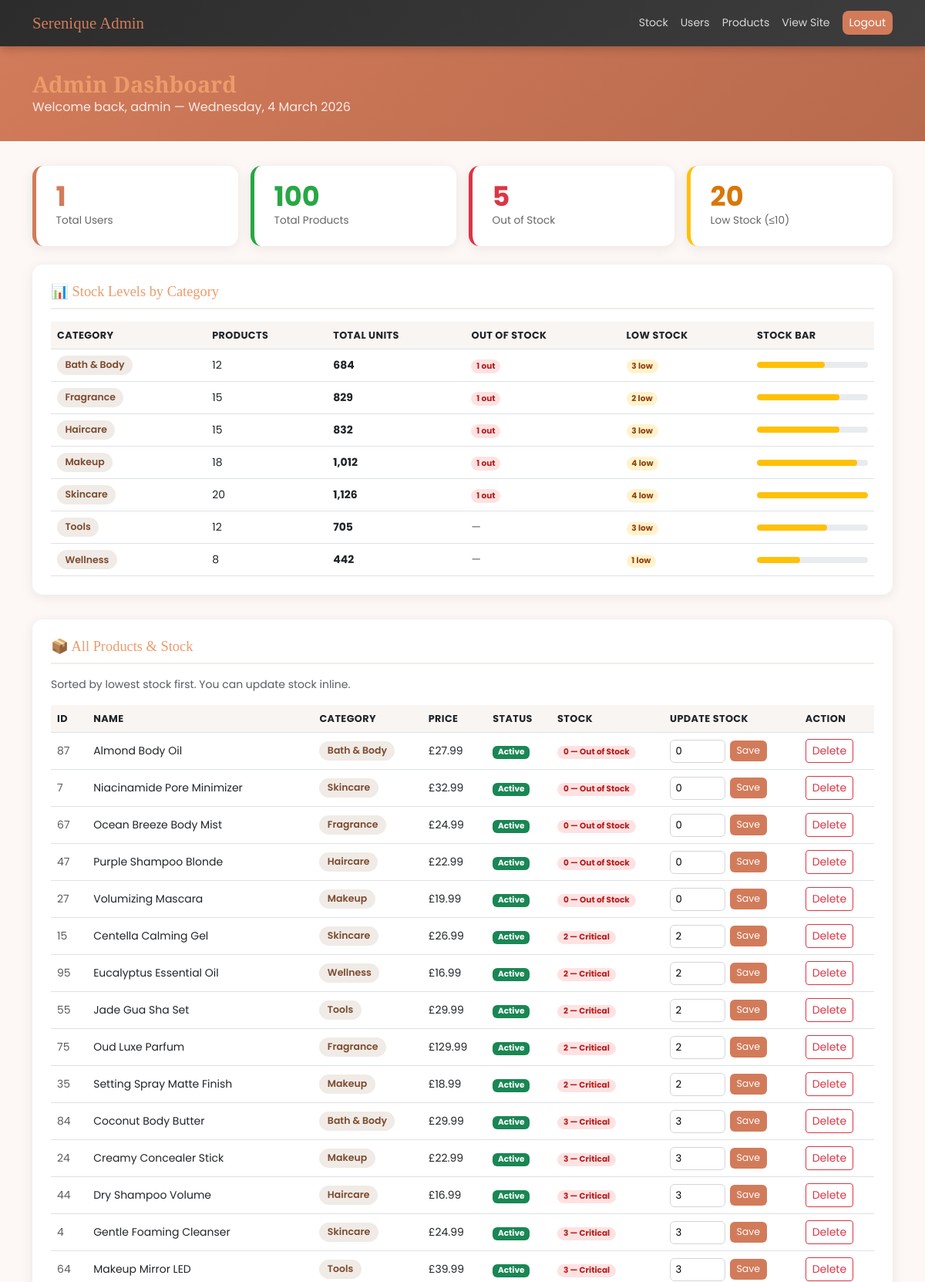
Page /admin/dashboard.php (signed in, upper part) on the committed database.
### tables this page shows
CREATE TABLE products (
    id          INT AUTO_INCREMENT PRIMARY KEY,
    name        VARCHAR(255)    NOT NULL,
    price       DECIMAL(10,2)   NOT NULL,
    description TEXT,
    category    VARCHAR(100),
    image       VARCHAR(255)    DEFAULT 'assets/images/products/default.svg',
    stock       INT             NOT NULL DEFAULT 50,
    is_active   TINYINT(1)      NOT NULL DEFAULT 1,
    is_featured TINYINT(1)      NOT NULL DEFAULT 0,
    posted_by   INT             NOT NULL,
    created_at  TIMESTAMP       DEFAULT CURRENT_TIMESTAMP,
    FOREIGN KEY (posted_by) REFERENCES users(id) ON DELETE CASCADE,
    INDEX idx_category  (category),
    INDEX idx_posted_by (posted_by),
    INDEX idx_is_active (is_active)
);

### session.php (called while the page is built, shortened)
<?php
require_once __DIR__ . '/includes/config.php';
function isLoggedIn() {
    return isset($_SESSION['user_id']) && !empty($_SESSION['user_id']);
}
function getCurrentUsername() {
    return isLoggedIn() ? $_SESSION['username'] : null;
}
?>

### includes/config.php (called while the page is built, shortened)
<?php
function e($data) {
    return htmlspecialchars($data ?? '', ENT_QUOTES, 'UTF-8');
}
?>

### admin/dashboard.php (the view, shortened to what this page needs)
<?php
require_once __DIR__ . '/../session.php';
$conn = getDB();
$users    = $conn->query("SELECT * FROM users ORDER BY created_at DESC")->fetch_all(MYSQLI_ASSOC);
$products = $conn->query("
    SELECT p.*, u.username AS seller_name
    FROM   products p
    LEFT   JOIN users u ON p.posted_by = u.id
    ORDER  BY p.stock ASC, p.name ASC
")->fetch_all(MYSQLI_ASSOC);
$catStock = $conn->query("
    SELECT category,
           SUM(stock)                           AS total_stock,
           COUNT(*)                             AS product_count,
           SUM(CASE WHEN stock = 0  THEN 1 ELSE 0 END) AS out_of_stock,
           SUM(CASE WHEN stock > 0 AND stock <= 10 THEN 1 ELSE 0 END) AS low_stock
    FROM   products
    GROUP  BY category
    ORDER  BY category
")->fetch_all(MYSQLI_ASSOC);
$userCount      = count($users);
$productCount   = count($products);
$outOfStock     = count(array_filter($products, fn($p) => (int)$p['stock'] === 0));
$lowStock       = count(array_filter($products, fn($p) => (int)$p['stock'] > 0 && (int)$p['stock'] <= 10));
?>
<!DOCTYPE html>
<html lang="en">
<head>
    <?php include __DIR__ . '/../includes/header.php'; ?>
</head>
<body>
<nav class="admin-topbar">
    <div class="container d-flex justify-content-between align-items-center">
        <span class="brand">Serenique Admin</span>
        <div class="d-flex gap-3 align-items-center">
            <a href="#stock"    class="nav-link">Stock</a>
            <a href="#users"    class="nav-link">Users</a>
            <a href="#products" class="nav-link">Products</a>
            <a href="../homepage.php" class="nav-link">View Site</a>
            <a href="../logout.php"   class="btn btn-sm" style="background:var(--admin-primary);color:#fff;border-radius:8px;">Logout</a>
        </div>
    </div>
</nav>
<div class="page-hero">
    <div class="container d-flex justify-content-between align-items-center flex-wrap gap-2">
        <div>
            <h1>Admin Dashboard</h1>
            <p>Welcome back, <?php echo e(getCurrentUsername()); ?> &mdash; <?php echo date('l, j F Y'); ?></p>
        </div>
    </div>
</div>
<main class="container pb-5">
    <div class="row g-3 mb-4">
        <div class="col-6 col-md-3">
            <div class="stat-card primary">
                <div class="stat-num"><?php echo $userCount; ?></div>
                <div class="stat-lbl">Total Users</div>
            </div>
        </div>
        <div class="col-6 col-md-3">
            <div class="stat-card success">
                <div class="stat-num"><?php echo $productCount; ?></div>
                <div class="stat-lbl">Total Products</div>
            </div>
        </div>
        <div class="col-6 col-md-3">
            <div class="stat-card danger">
                <div class="stat-num"><?php echo $outOfStock; ?></div>
                <div class="stat-lbl">Out of Stock</div>
            </div>
        </div>
        <div class="col-6 col-md-3">
            <div class="stat-card warning">
                <div class="stat-num"><?php echo $lowStock; ?></div>
                <div class="stat-lbl">Low Stock (&le;10)</div>
            </div>
        </div>
    </div>
    <div id="stock" class="section-card">
        <h3>📊 Stock Levels by Category</h3>
        <div class="table-responsive">
            <table class="table table-hover mb-0">
                <thead>
                    <tr>
                        <th>Category</th>
                        <th>Products</th>
                        <th>Total Units</th>
                        <th>Out of Stock</th>
                        <th>Low Stock</th>
                        <th>Stock Bar</th>
                    </tr>
                </thead>
                <tbody>
                    <?php
                    $maxCatStock = max(array_column($catStock, 'total_stock') ?: [1]);
                    foreach ($catStock as $cat):
                        $pct = $maxCatStock > 0 ? ($cat['total_stock'] / $maxCatStock * 100) : 0;
                        $barColor = '#28a745';
                        if ($cat['out_of_stock'] > 0 && $cat['out_of_stock'] >= $cat['product_count'] * 0.5) $barColor = '#dc3545';
                        elseif ($cat['low_stock'] > 0) $barColor = '#ffc107';
                    ?>
                    <tr>
                        <td><span class="cat-pill"><?php echo e($cat['category'] ?? 'Uncategorised'); ?></span></td>
                        <td><?php echo $cat['product_count']; ?></td>
                        <td><strong><?php echo number_format($cat['total_stock']); ?></strong></td>
                        <td>
                            <?php if ($cat['out_of_stock'] > 0): ?>
                                <span class="badge badge-out rounded-pill"><?php echo $cat['out_of_stock']; ?> out</span>
                            <?php else: ?>
                                <span class="text-muted">—</span>
                            <?php endif; ?>
                        </td>
                        <td>
                            <?php if ($cat['low_stock'] > 0): ?>
                                <span class="badge badge-low rounded-pill"><?php echo $cat['low_stock']; ?> low</span>
                            <?php else: ?>
                                <span class="text-muted">—</span>
                            <?php endif; ?>
                        </td>
                        <td style="width:160px">
                            <div class="stock-bar">
                                <div class="stock-bar-fill" style="width:<?php echo round($pct); ?>%;background:<?php echo $barColor; ?>"></div>
                            </div>
                        </td>
                    </tr>
                    <?php endforeach; ?>
                </tbody>
            </table>
        </div>
    </div>
    <div id="products" class="section-card">
        <h3>📦 All Products &amp; Stock</h3>
        <p class="text-muted small mb-3">Sorted by lowest stock first. You can update stock inline.</p>
        <div class="table-responsive">
            <table class="table table-hover mb-0">
                <thead>
                    <tr>
                        <th>ID</th>
                        <th>Name</th>
                        <th>Category</th>
                        <th>Price</th>
                        <th>Status</th>
                        <th>Stock</th>
                        <th>Update Stock</th>
                        <th>Action</th>
                    </tr>
                </thead>
                <tbody>
                    <?php foreach ($products as $p):
                        $stock = (int)$p['stock'];
                        if ($stock === 0)       { $badgeCls = 'badge-out';  $label = 'Out of Stock'; }
                        elseif ($stock <= 5)    { $badgeCls = 'badge-out';  $label = 'Critical'; }
                        elseif ($stock <= 10)   { $badgeCls = 'badge-low';  $label = 'Low'; }
                        elseif ($stock <= 50)   { $badgeCls = 'badge-ok';   $label = 'Good'; }
                        else                    { $badgeCls = 'badge-high'; $label = 'High'; }
                    ?>
                    <tr>
                        <td class="text-muted"><?php echo $p['id']; ?></td>
                        <td><?php echo e($p['name']); ?></td>
                        <td><span class="cat-pill"><?php echo e($p['category'] ?? '—'); ?></span></td>
                        <td>£<?php echo number_format($p['price'], 2); ?></td>
                        <td>
                            <span class="badge <?php echo $p['is_active'] ? 'bg-success' : 'bg-secondary'; ?>">
                                <?php echo $p['is_active'] ? 'Active' : 'Inactive'; ?>
                            </span>
                        </td>
                        <td>
                            <span class="badge <?php echo $badgeCls; ?> rounded-pill px-2">
                                <?php echo $stock; ?> &mdash; <?php echo $label; ?>
                            </span>
                        </td>
                        <td>
                            <form method="POST" class="inline-stock-form">
                                <input type="number"  name="new_stock"  value="<?php echo $stock; ?>" min="0" max="9999">
                                <button type="submit">Save</button>
                            </form>
                        </td>
                        <td>
                            <form method="POST" class="d-inline" onsubmit="return confirm('Delete <?php echo e(addslashes($p['name'])); ?>?');">
                                <button type="submit" class="btn btn-sm btn-outline-danger">Delete</button>
                            </form>
                        </td>
                    </tr>
                    <?php endforeach; ?>
                </tbody>
            </table>
        </div>
    </div>
</main>
</body>
</html>

### frontend/home.css (style rules this page uses)
:root { --bg-color: rgb(253, 248, 245); --text-color: #5a3e36; --primary-color: #ed9b6b; --header-bg: rgb(253, 248, 245); --navbar-bg: #f7b9a1; --secondary-bg: #fff0e9; --link-hover: #000; --search-btn-bg: #b76d51; --search-btn-hover-bg: #8a4a32; --shadow-color: rgba(0,0,0,0.1); }
body { background-color: var(--bg-color); color: var(--text-color); font-family: "Poppins", sans-serif; transition: background-color 0.3s, color 0.3s; }
h1, h2, h3, h4, h5, h6, .section-title { font-family: "Playfair Display", serif; color: var(--primary-color); }
h1 { font-size: 2.5rem; font-weight: 600; margin: 0; }

### admin/dashboard.php (style rules this page uses)
:root { --admin-primary: #d27b5a; --admin-dark: #b86a4d; --admin-light: #fdf8f5; }
body { background: var(--admin-light); }
.admin-topbar { background: linear-gradient(135deg, #2c2c2c 0%, #3d3d3d 100%); color: #fff; padding: 0.9rem 0; position: sticky; top: 0; z-index: 1000; box-shadow: 0 2px 12px rgba(0,0,0,0.25); }
.admin-topbar .brand { font-family: 'Playfair Display', serif; font-size: 1.3rem; color: var(--admin-primary); }
.admin-topbar .nav-link { color: rgba(255,255,255,.8); font-size: .875rem; }
.page-hero { background: linear-gradient(135deg, var(--admin-primary) 0%, var(--admin-dark) 100%); color: #fff; padding: 2rem 0; margin-bottom: 2rem; }
.page-hero h1 { font-family: 'Playfair Display', serif; font-size: 1.8rem; margin: 0; }
.page-hero p { margin: 0; opacity: .85; }
.stat-card { background: #fff; border-radius: 14px; padding: 1.4rem 1.6rem; box-shadow: 0 3px 16px rgba(0,0,0,.08); border-left: 5px solid transparent; transition: transform .2s; }
.stat-card.primary { border-color: var(--admin-primary); }
.stat-card.success { border-color: #28a745; }
.stat-card.danger { border-color: #dc3545; }
.stat-card.warning { border-color: #ffc107; }
.stat-card .stat-num { font-size: 2.2rem; font-weight: 700; line-height: 1; }
.stat-card .stat-lbl { color: #666; font-size: .85rem; margin-top: .25rem; }
.stat-card.danger .stat-num { color: #dc3545; }
.stat-card.warning .stat-num { color: #d97706; }
.stat-card.success .stat-num { color: #28a745; }
.stat-card.primary .stat-num { color: var(--admin-primary); }
.section-card { background: #fff; border-radius: 14px; padding: 1.5rem; box-shadow: 0 3px 16px rgba(0,0,0,.08); margin-bottom: 2rem; }
.section-card h3 { font-family: 'Playfair Display', serif; font-size: 1.15rem; border-bottom: 2px solid #f3ede8; padding-bottom: .6rem; margin-bottom: 1rem; }
.stock-bar { height: 8px; border-radius: 4px; background: #e9ecef; overflow: hidden; }
.stock-bar-fill { height: 100%; border-radius: 4px; transition: width .3s; }
.badge-out { background: #fee2e2; color: #b91c1c; }
.badge-low { background: #fff3cd; color: #92400e; }
.table th { background: #f8f5f2; font-size: .8rem; text-transform: uppercase; letter-spacing: .03em; }
.table td { vertical-align: middle; font-size: .875rem; }
.inline-stock-form { display: flex; align-items: center; gap: .35rem; }
.inline-stock-form input[type=number] { width: 72px; padding: .25rem .4rem; border: 1px solid #d1d5db; border-radius: 6px; font-size: .82rem; }
.inline-stock-form button { padding: .25rem .55rem; font-size: .78rem; border-radius: 6px; background: var(--admin-primary); color: #fff; border: none; cursor: pointer; }
.cat-pill { display: inline-block; padding: .2rem .65rem; border-radius: 20px; font-size: .78rem; font-weight: 600; background: #f0ebe6; color: #7c4a2e; }

### rows in the picture
products: id "87", name "Almond Body Oil", category "Bath & Body", price "27.99", is_active "Active", stock "0", stock "Out of Stock", new_stock "0"
products: id "7", name "Niacinamide Pore Minimizer", category "Skincare", price "32.99", is_active "Active", stock "0", stock "Out of Stock", new_stock "0"
products: id "67", name "Ocean Breeze Body Mist", category "Fragrance", price "24.99", is_active "Active", stock "0", stock "Out of Stock", new_stock "0"
products: id "47", name "Purple Shampoo Blonde", category "Haircare", price "22.99", is_active "Active", stock "0", stock "Out of Stock", new_stock "0"
products: id "27", name "Volumizing Mascara", category "Makeup", price "19.99", is_active "Active", stock "0", stock "Out of Stock", new_stock "0"
products: id "15", name "Centella Calming Gel", category "Skincare", price "26.99", is_active "Active", stock "2", stock "Critical", new_stock "2"
products: id "95", name "Eucalyptus Essential Oil", category "Wellness", price "16.99", is_active "Active", stock "2", stock "Critical", new_stock "2"
products: id "55", name "Jade Gua Sha Set", category "Tools", price "29.99", is_active "Active", stock "2", stock "Critical", new_stock "2"
products: id "75", name "Oud Luxe Parfum", category "Fragrance", price "129.99", is_active "Active", stock "2", stock "Critical", new_stock "2"
products: id "35", name "Setting Spray Matte Finish", category "Makeup", price "18.99", is_active "Active", stock "2", stock "Critical", new_stock "2"
products: id "84", name "Coconut Body Butter", category "Bath & Body", price "29.99", is_active "Active", stock "3", stock "Critical", new_stock "3"
products: id "24", name "Creamy Concealer Stick", category "Makeup", price "22.99", is_active "Active", stock "3", stock "Critical", new_stock "3"
products: id "44", name "Dry Shampoo Volume", category "Haircare", price "16.99", is_active "Active", stock "3", stock "Critical", new_stock "3"
products: id "4", name "Gentle Foaming Cleanser", category "Skincare", price "24.99", is_active "Active", stock "3", stock "Critical", new_stock "3"
products: id "64", name "Makeup Mirror LED", category "Tools", price "39.99", is_active "Active", stock "3", stock "Critical", new_stock "3"

### other values in the picture
getCurrentUsername() "admin"
$userCount "1"
$productCount "100"
$outOfStock "5"
$lowStock "20"
$cat['category'] "Bath & Body"
$cat['product_count'] "12"
$cat['total_stock'] "684"
$cat['out_of_stock'] "1"
$cat['low_stock'] "3"
$cat['category'] "Fragrance"
$cat['product_count'] "15"
$cat['total_stock'] "829"
$cat['low_stock'] "2"
$cat['category'] "Haircare"
